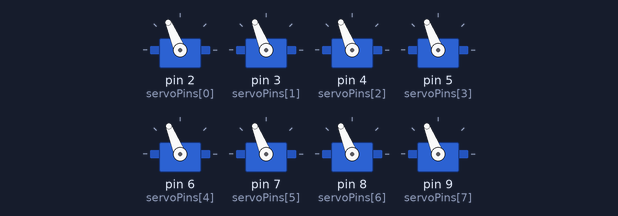
A sketch run on a simulated Arduino Uno, built with avr-gcc and run on an emulated ATmega328P. Parts: 8 × servo.

Above: at 0.05 s.
At 0.15 s:
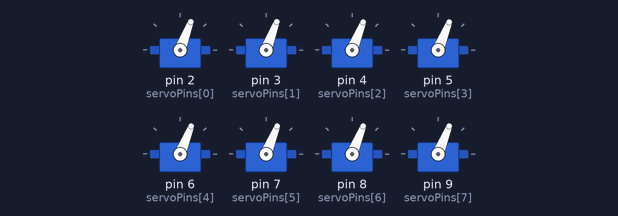
Timing chart, 0 to 3.0 s (numbered marks = the images above):
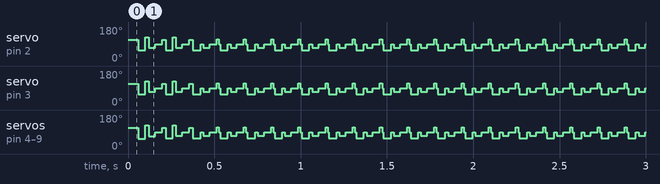

The sketch:

meped_servo_driver.ino
```cpp
#include <Servo.h>
Servo joints[8];
//int joint_pin_ids[8];
const byte servoPins[] = {2, 3, 4, 5, 6, 7, 8, 9};
void setup() {
  // put your setup code here, to run once:
  int i = 0;
  for(i= 0; i<8; i++){
    joints[i].attach(servoPins[i]);
    }
}

void reset(){
  int j = 0;
  for(j = 0; j < 8; j++){
    joints[j].write(90);
    //delay(10);
    }
  }

void test(){
  int pos = 0;
  int j = 0;
  for(pos = 45; pos < 135; pos++){
    for(j = 0; j < 8; j ++){
      joints[j].write(pos);
      //delay(10);
      }
    }
  for(pos = 135; pos < 45; pos--){
    for(j = 0; j < 8; j ++){
      joints[j].write(pos);
      //delay(10);
      }
    }


  }


void loop() {
  // put your main code here, to run repeatedly:
  reset();
  test();
  reset();
}
```

main.cpp
```cpp

```
